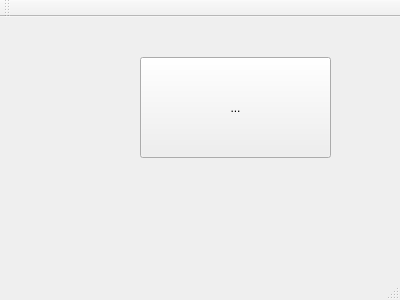
<?xml version="1.0" encoding="UTF-8"?>
<ui version="4.0">
 <class>MainWindow</class>
 <widget class="QMainWindow" name="MainWindow">
  <property name="geometry">
   <rect>
    <x>0</x>
    <y>0</y>
    <width>400</width>
    <height>300</height>
   </rect>
  </property>
  <property name="windowTitle">
   <string>MainWindow</string>
  </property>
  <widget class="QWidget" name="centralWidget">
   <widget class="QToolButton" name="toolButton">
    <property name="geometry">
     <rect>
      <x>140</x>
      <y>40</y>
      <width>191</width>
      <height>101</height>
     </rect>
    </property>
    <property name="text">
     <string>...</string>
    </property>
   </widget>
  </widget>
  <widget class="QMenuBar" name="menuBar">
   <property name="geometry">
    <rect>
     <x>0</x>
     <y>0</y>
     <width>400</width>
     <height>23</height>
    </rect>
   </property>
  </widget>
  <widget class="QToolBar" name="mainToolBar">
   <attribute name="toolBarArea">
    <enum>TopToolBarArea</enum>
   </attribute>
   <attribute name="toolBarBreak">
    <bool>false</bool>
   </attribute>
  </widget>
  <widget class="QStatusBar" name="statusBar"/>
 </widget>
 <layoutdefault spacing="6" margin="11"/>
 <resources/>
 <connections/>
</ui>
